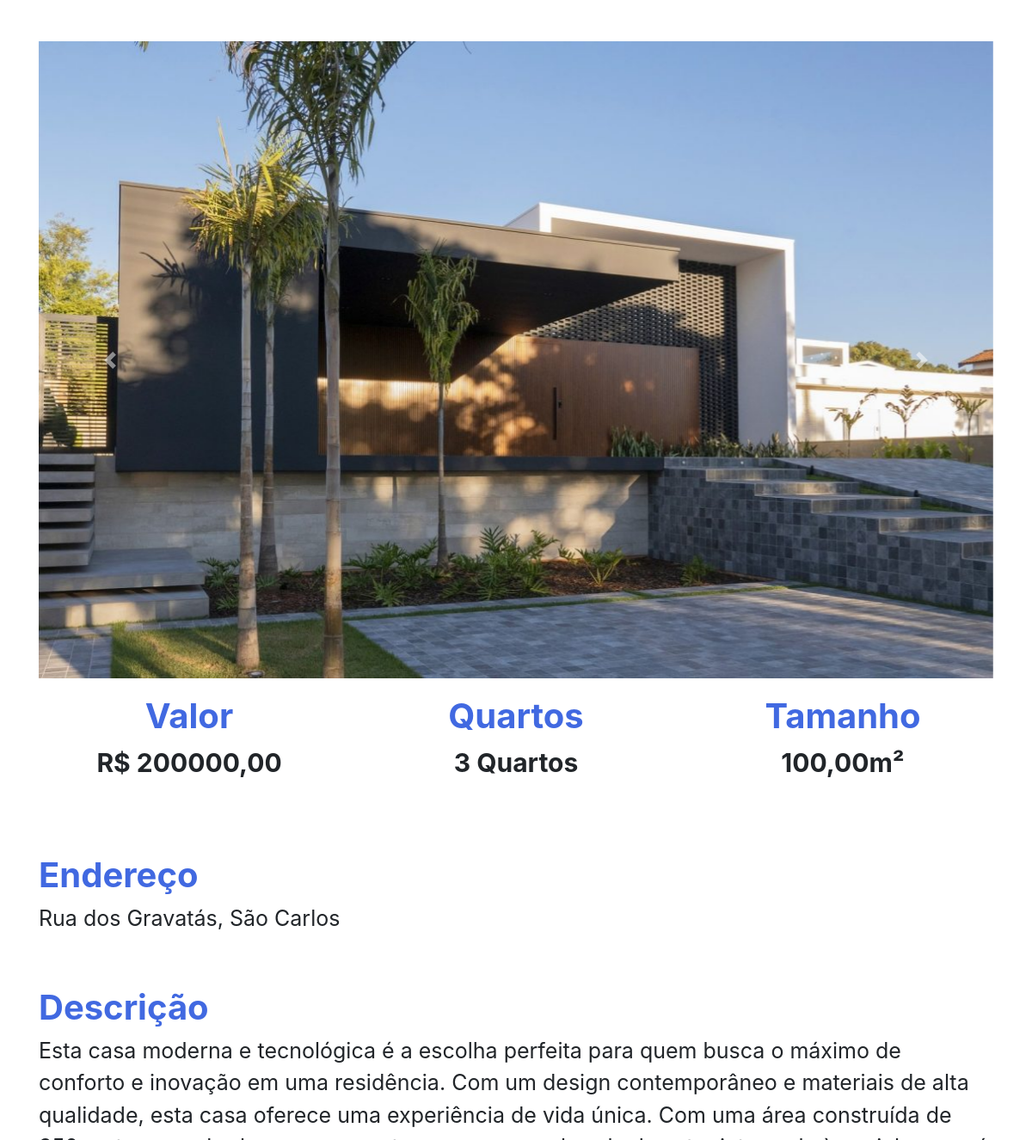
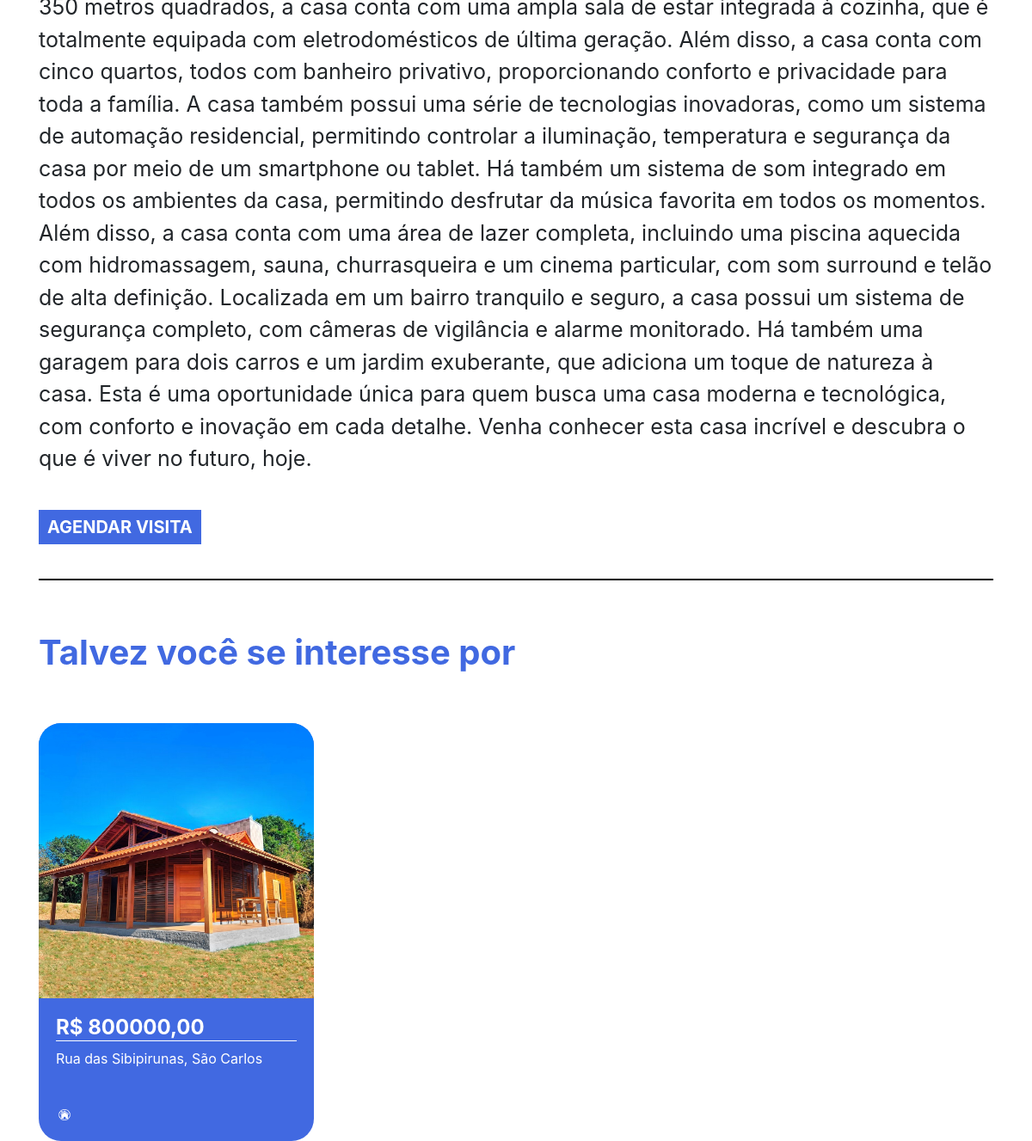
/imovel/6, run on the app's committed database (2 pictures, top to bottom).
### plataforma/models.py (models this page shows, shortened)
class Imagem(models.Model):
    img = models.ImageField(upload_to='img')
    def __str__(self) -> str:
        return self.img.url

class Imovei(models.Model):
    choices = (('V', 'Venda'),
            ('A', 'Aluguel'))
    choices_imovel = (('A', 'Apartamento'),
            ('C', 'Casa'))
    imagens = models.ManyToManyField(Imagem)
    valor = models.DecimalField(max_digits=8,decimal_places=2)
    quartos = models.IntegerField()
    tamanho = models.DecimalField(max_digits=8,decimal_places=2)
    cidade = models.ForeignKey(Cidade, on_delete=models.DO_NOTHING)
    rua = models.CharField(max_length=50)
    tipo = models.CharField(max_length=1, choices=choices)
    tipo_imovel = models.CharField(max_length=1, choices=choices_imovel)
    numero = models.IntegerField()
    descricao = models.TextField()
    dias_visita = models.ManyToManyField(DiasVisita)
    horarios = models.ManyToManyField(Horario)

class Cidade(models.Model):
    nome = models.CharField(max_length=30)
    def __str__(self) -> str:
        return self.nome

### plataforma/views.py (the view)
# urls.py: path('imovel/<str:id>', views.imovel, name="imovel"),
def imovel(request, id):
    imovel = get_object_or_404(Imovei, id=id)
    sugestoes = Imovei.objects.filter(cidade=imovel.cidade).exclude(id=id)[:2]
    return render(request, 'imovel.html', {'imovel': imovel, 'sugestoes': sugestoes})

### plataforma/models.py (called while the page is built)
    def __str__(self) -> str:
        return self.dia

    def __str__(self) -> str:
        return str(self.horario)

### plataforma/templates/imovel.html (shortened to what this page needs)
{% extends 'base.html' %}
{% load static %}
{% block 'head' %}
<link rel="stylesheet" href="{% static 'plataforma/css/home.css' %}">
{% endblock  %}
{% block 'body' %}
    <div style="text-align: center" class="container">
        <br>
        <br>
        <div id="carouselExampleControls" class="carousel slide" data-ride="carousel">
            <div class="carousel-inner">
                {% for img in imovel.imagens.all  %}
                    <div class="carousel-item {% if forloop.first %} active {% endif %}" >
                        <img class="d-block w-100" src="{{img}}" alt="First slide">
                    </div>
                {% endfor %}
            </div>
        <a class="carousel-control-prev" href="#carouselExampleControls" role="button" data-slide="prev">
            <span class="carousel-control-prev-icon" aria-hidden="true"></span>
        </a>
        <a class="carousel-control-next" href="#carouselExampleControls" role="button" data-slide="next">
            <span class="carousel-control-next-icon" aria-hidden="true"></span>
        </a>
    </div>
        <div class="row">
            <div class="col-md">
                <h3 class="titulo_especificacao">Valor</h3>
                <p class="especificacao">R$ {{imovel.valor}}</p>
            </div>
            <div class="col-md">
                <h3 class="titulo_especificacao">Quartos</h3>
                <p class="especificacao">{{imovel.quartos}} Quartos</p>
            </div>
            <div class="col-md">
                <h3 class="titulo_especificacao">Tamanho</h3>
                <p class="especificacao">{{imovel.tamanho}}m²</p>
            </div>
        </div>
        <br>
        <br>
        <div style="text-align: left">
            <h3 class="titulo_especificacao">Endereço</h3>
            <p class="especificacao_endereco">{{imovel.rua}}, {{imovel.cidade }}</p>
        </div>
        <br>
        <div style="text-align: left">
            <h3 class="titulo_especificacao">Descrição</h3>
            <p class="especificacao_endereco">{{imovel.descricao}}</p>
            <br>
            <button class="btn_agendar_visita" data-toggle="modal" data-target="#exampleModal">AGENDAR VISITA</button>
            <br>
            <br>
        </div>
        <hr style="border: 1px solid black">
        <br>
        <div class="div_possivel_interesse">
            <h3 class="titulo_especificacao">Talvez você se interesse por</h3>
            <div class="row">
                {% for sugestao in sugestoes %}
                    <div class="col-md cont">
                        <div class="card_imovel">
                            <img class="img_capa_imovel" src="{{sugestao.imagens.all.0.img.url}}">
                            <div class="informacoes_imoveis">
                            <a class="a_none" href="{% url 'imovel' sugestao.id %}"><h4 class="valor">R$ {{sugestao.valor}}</h4></a>
                            <p>{{sugestao.rua}}, {{sugestao.cidade}}</p>
                            <br>
                            <img width="7%" src="{% static 'plataforma/img/logo.png' %}">
                            </div>
                        </div>
                    </div>
                {% endfor %}
            </div>
        </div>
    </div>
{% endblock  %}

### templates/static/plataforma/css/home.css (style rules this page uses)
.card_imovel { background-color: #4169E1; width: 20rem; margin-top: 50px; border-radius: 26px; }
.img_capa_imovel { width: 100%; border-top-left-radius: 26px; border-top-right-radius: 26px; }
.informacoes_imoveis { padding: 20px; color: white; }
.valor { font-weight: bold; border-bottom: 1px solid white; }
.a_none { color: white; }
.titulo_especificacao { color: #4169E1; font-weight: bold; margin-top: 20px; font-size: 40px; }
.especificacao { font-size: 30px; font-weight: bold; }
.especificacao_endereco { font-size: 25px; }
.btn_agendar_visita { border: none; background-color: #4169E1; color: white; font-weight: bold; font-size: 20px; padding: 5px 10px 5px 10px; }
.div_possivel_interesse { text-align: left; }

### data on the page
Imagem: img (picture)
Imovei: valor "200000,00", quartos "3", tamanho "100,00", rua "Rua dos Gravatás", cidade "São Carlos", descricao "Esta casa moderna e tecnológica é a escolha perfeita para quem busca o máximo de conforto e inovação em uma residência. Com um design contemporâneo e materiais de alta qualidade, esta casa oferece uma experiência de vida única. Com uma área construída de 350 metros quadrados, a casa conta com uma ampla sala de estar integrada à cozinha, que é totalmente equipada com eletrodomésticos de última geração. Além disso, a casa conta com cinco quartos, todos com banheiro privativo, proporcionando conforto e privacidade para toda a família. A casa também possui uma série de tecnologias inovadoras, como um sistema de automação residencial, permitindo controlar a iluminação, temperatura e segurança da…"
Imovei: imagens.all.0.img (picture), valor "800000,00", rua "Rua das Sibipirunas", cidade "São Carlos"
